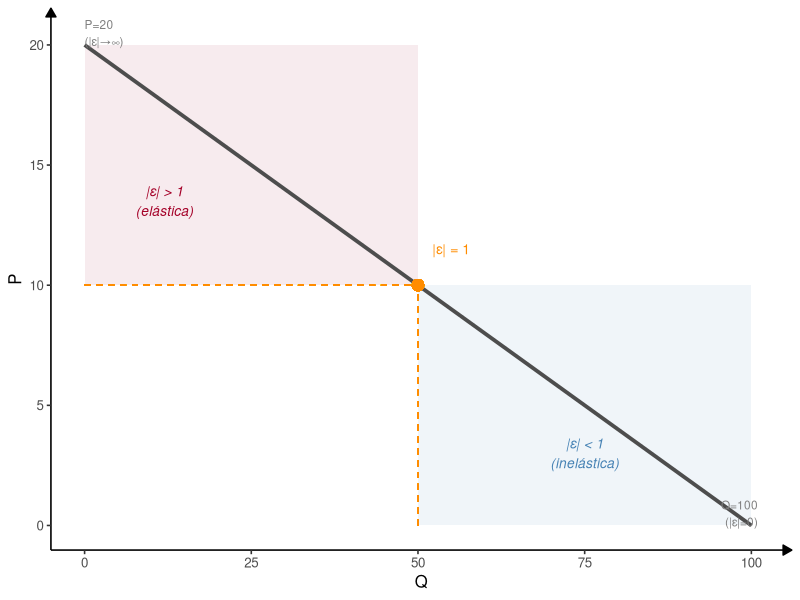
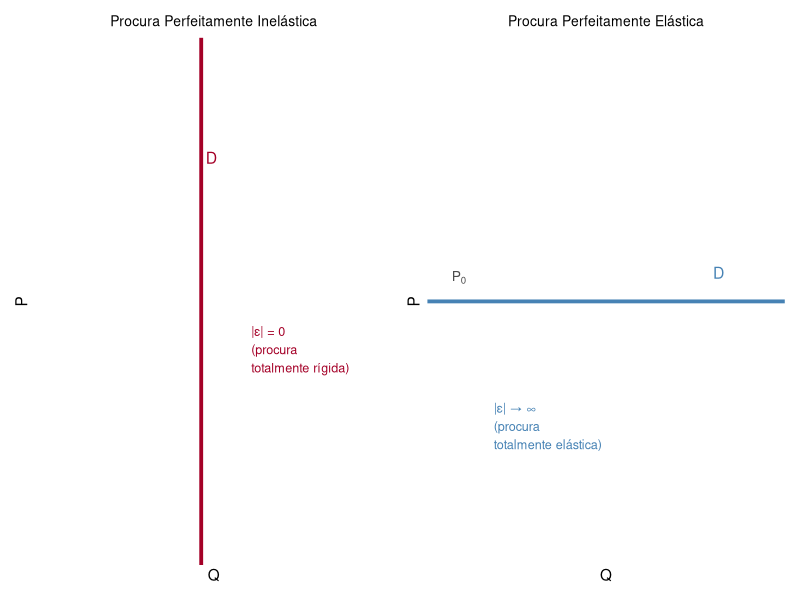
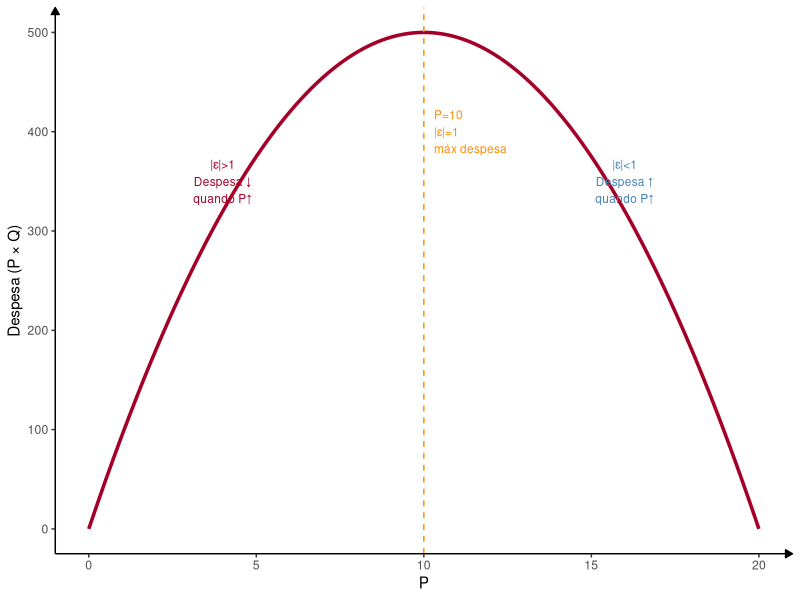

R code for these plots, in order:
## ---- chunk 1
library(ggplot2)
library(dplyr)
library(tibble)
library(patchwork)
## ---- chunk 2
P_seq <- seq(0, 20, length.out = 300)
QD <- pmax(100 - 5*P_seq, 0)

# Elasticity along the curve
eps_abs <- ifelse(QD > 0, abs(-5 * P_seq / QD), NA)

# Key points
pts <- tibble(
  P = c(5, 10, 15),
  Q = 100 - 5*c(5,10,15),
  eps = round(-5 * c(5,10,15) / (100 - 5*c(5,10,15)), 2),
  label = c("|ε|=1/3\n(inelástica)", "|ε|=1\n(unitária)", "|ε|=3\n(elástica)")
)

# Unit elasticity point P=10
df <- tibble(P = P_seq, Q = QD)

ggplot(df %>% filter(Q >= 0)) +
  # Zones
  annotate("rect", xmin = 50, xmax = 100, ymin = 0, ymax = 10,
           fill = "steelblue", alpha = 0.08) +
  annotate("rect", xmin = 0, xmax = 50, ymin = 10, ymax = 20,
           fill = "#A40027", alpha = 0.08) +
  geom_line(aes(x = Q, y = P), color = "gray30", linewidth = 1.3) +
  # Unit elasticity point
  geom_point(aes(x = 50, y = 10), color = "darkorange", size = 3.5) +
  geom_segment(aes(x = 50, xend = 50, y = 0, yend = 10),
               linetype = "dashed", color = "darkorange") +
  geom_segment(aes(x = 0, xend = 50, y = 10, yend = 10),
               linetype = "dashed", color = "darkorange") +
  # Labels
  annotate("text", x = 75, y = 3, label = "|ε| < 1\n(inelástica)",
           color = "steelblue", size = 3.5, fontface = "italic") +
  annotate("text", x = 12, y = 13.5, label = "|ε| > 1\n(elástica)",
           color = "#A40027", size = 3.5, fontface = "italic") +
  annotate("text", x = 55, y = 11.5, label = "|ε| = 1",
           color = "darkorange", size = 3.5) +
  annotate("text", x = 0, y = 20.5, label = "P=20\n(|ε|→∞)",
           color = "gray50", size = 3, hjust = 0) +
  annotate("text", x = 101, y = 0.5, label = "Q=100\n(|ε|=0)",
           color = "gray50", size = 3, hjust = 1) +
  scale_x_continuous(breaks = c(0, 25, 50, 75, 100),
                     labels = c("0", "25", "50", "75", "100")) +
  scale_y_continuous(breaks = c(0, 5, 10, 15, 20)) +
  labs(x = "Q", y = "P") +
  theme_classic(base_size = 12) +
  theme(axis.line = element_line(arrow = arrow(length = unit(0.25,"cm"), type = "closed")))
## ---- chunk 3
p_left <- ggplot() +
  geom_vline(xintercept = 3, color = "#A40027", linewidth = 1.3) +
  annotate("text", x = 3.2, y = 4, label = "D", color = "#A40027", size = 4) +
  annotate("text", x = 3, y = -0.3, label = expression(Q[0]), color = "gray30",
           size = 3.5, hjust = 0.5) +
  annotate("text", x = 4, y = 2,
           label = "|ε| = 0\n(procura\ntotalmente rígida)",
           color = "#A40027", size = 3.2, hjust = 0) +
  scale_x_continuous(breaks = NULL, limits = c(0, 6.5)) +
  scale_y_continuous(breaks = NULL, limits = c(0, 5)) +
  labs(x = "Q", y = "P",
       title = "Procura Perfeitamente Inelástica") +
  theme_classic(base_size = 11) +
  theme(axis.line = element_line(arrow = arrow(length = unit(0.2,"cm"), type = "closed")),
        plot.title = element_text(hjust = 0.5, size = 10))

p_right <- ggplot() +
  geom_hline(yintercept = 2.5, color = "steelblue", linewidth = 1.3) +
  annotate("text", x = 5.5, y = 2.8, label = "D", color = "steelblue", size = 4) +
  annotate("text", x = 0.3, y = 2.5 + 0.25, label = expression(P[0]),
           color = "gray30", size = 3.5) +
  annotate("text", x = 1, y = 1.2,
           label = "|ε| → ∞\n(procura\ntotalmente elástica)",
           color = "steelblue", size = 3.2, hjust = 0) +
  scale_x_continuous(breaks = NULL, limits = c(0, 6.5)) +
  scale_y_continuous(breaks = NULL, limits = c(0, 5)) +
  labs(x = "Q", y = "P",
       title = "Procura Perfeitamente Elástica") +
  theme_classic(base_size = 11) +
  theme(axis.line = element_line(arrow = arrow(length = unit(0.2,"cm"), type = "closed")),
        plot.title = element_text(hjust = 0.5, size = 10))

p_left + p_right
## ---- chunk 4
P_s <- seq(0, 20, length.out = 300)
QD_s <- pmax(100 - 5*P_s, 0)
despesa <- P_s * QD_s

df_desp <- tibble(P = P_s, despesa = despesa) %>% filter(P <= 20)

ggplot(df_desp, aes(x = P, y = despesa)) +
  geom_line(color = "#A40027", linewidth = 1.2) +
  geom_vline(xintercept = 10, linetype = "dashed", color = "darkorange") +
  annotate("text", x = 10.3, y = 400, label = "P=10\n|ε|=1\nmáx despesa",
           color = "darkorange", size = 3, hjust = 0) +
  annotate("text", x = 4, y = 350,
           label = "|ε|>1\nDespesa ↓\nquando P↑",
           color = "#A40027", size = 3, hjust = 0.5) +
  annotate("text", x = 16, y = 350,
           label = "|ε|<1\nDespesa ↑\nquando P↑",
           color = "steelblue", size = 3, hjust = 0.5) +
  labs(x = "P", y = "Despesa (P × Q)") +
  theme_classic(base_size = 11) +
  theme(axis.line = element_line(arrow = arrow(length = unit(0.2,"cm"), type = "closed")))
## ---- chunk 5
# Simple summary table as ggplot
df_tab <- tibble(
  elas = c("$|\\varepsilon_D| > 1$", "$|\\varepsilon_D| = 1$", "$|\\varepsilon_D| < 1$",
           "$\\varepsilon_{x,y} > 0$", "$\\varepsilon_{x,y} = 0$", "$\\varepsilon_{x,y} < 0$",
           "$\\eta < 0$", "$0 < \\eta \\leq 1$", "$\\eta > 1$"),
  conclusao = c("Procura elástica", "Elasticidade unitária", "Procura inelástica",
                "Bens substitutos", "Bens independentes", "Bens complementares",
                "Bem inferior", "Bem normal", "Bem de luxo"),
  grupo = c(rep("Preço-direta", 3), rep("Preço cruzada", 3), rep("Rendimento", 3))
)
